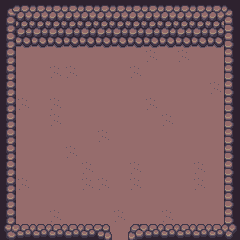

Below is a game level as drawn by its tile map, then a one-line description and the .tmx file that defines it, in full:
An orthogonal 15x15 tile map with 16x16 px tiles, 2 tile layers (Walk, NotWalk) and 11 objects (9x ObjInteract, Player, Transition).

<map version="1.10" tiledversion="1.10.2" orientation="orthogonal" renderorder="right-down" width="15" height="15" tilewidth="16" tileheight="16" infinite="0" nextlayerid="4" nextobjectid="20">
 <tileset firstgid="1" source="../../tileset/Tileset completo.tsx" />
 <layer id="1" name="Walk" width="15" height="15">
  <data encoding="csv">
103,103,103,103,103,103,103,103,103,103,103,131,103,103,103,
103,103,131,131,103,103,131,103,103,103,103,103,103,103,103,
103,103,103,103,103,103,103,103,103,103,103,131,103,103,103,
103,103,103,103,103,103,103,103,103,131,103,131,103,103,103,
103,103,103,131,131,103,103,103,131,103,103,103,103,103,103,
103,103,103,103,103,103,103,103,103,103,103,103,103,131,103,
131,131,103,131,103,103,103,103,103,131,103,103,103,103,103,
103,103,103,131,103,103,103,103,103,103,131,103,103,103,103,
103,103,103,103,103,103,131,103,103,103,103,103,103,103,103,
103,103,103,103,131,103,103,103,103,103,103,103,103,103,103,
103,103,103,103,103,131,103,103,131,103,103,103,131,103,103,
103,131,103,103,103,131,131,103,131,103,103,103,131,103,103,
103,103,103,103,103,103,103,103,103,103,103,103,103,103,103,
103,103,103,131,103,103,103,131,103,103,131,103,103,103,103,
103,103,103,103,103,103,103,103,103,103,103,103,103,103,103
</data>
 </layer>
 <layer id="2" name="NotWalk" width="15" height="15">
  <data encoding="csv">
269,323,323,323,323,323,323,323,323,323,323,323,323,323,270,
296,351,351,351,351,351,351,351,351,351,351,351,351,351,294,
296,379,379,379,379,379,379,379,379,379,379,379,379,379,294,
296,0,0,0,0,0,0,0,0,0,0,0,0,0,294,
296,0,0,0,0,0,0,0,0,0,0,0,0,0,294,
296,0,0,0,0,0,0,0,0,0,0,0,0,0,294,
296,0,0,0,0,0,0,0,0,0,0,0,0,0,294,
296,0,0,0,0,0,0,0,0,0,0,0,0,0,294,
296,0,0,0,0,0,0,0,0,0,0,0,0,0,294,
296,0,0,0,0,0,0,0,0,0,0,0,0,0,294,
296,0,0,0,0,0,0,0,0,0,0,0,0,0,294,
296,0,0,0,0,0,0,0,0,0,0,0,0,0,294,
296,0,0,0,0,0,0,0,0,0,0,0,0,0,294,
296,0,0,0,0,0,0,0,0,0,0,0,0,0,294,
297,267,267,267,267,267,268,0,266,267,267,267,267,267,298
</data>
 </layer>
 <objectgroup id="3" name="Obj">
  <object id="1" name="FlonkP" type="Player" x="120.666" y="218">
   <point />
  </object>
  <object id="4" name="Jarron" type="ObjInteract" x="120.667" y="155.333">
   <properties>
    <property name="loot" type="int" value="0" />
   </properties>
   <point />
  </object>
  <object id="15" name="Jarron" type="ObjInteract" x="120" y="140">
   <properties>
    <property name="loot" type="int" value="0" />
   </properties>
   <point />
  </object>
  <object id="16" name="Jarron" type="ObjInteract" x="136" y="140">
   <properties>
    <property name="loot" type="int" value="0" />
   </properties>
   <point />
  </object>
  <object id="17" name="Jarron" type="ObjInteract" x="135.334" y="121.333">
   <properties>
    <property name="loot" type="int" value="0" />
   </properties>
   <point />
  </object>
  <object id="18" name="Jarron" type="ObjInteract" x="120.606" y="120.303">
   <properties>
    <property name="loot" type="int" value="0" />
   </properties>
   <point />
  </object>
  <object id="19" name="Jarron" type="ObjInteract" x="102.546" y="119.272">
   <properties>
    <property name="loot" type="int" value="0" />
   </properties>
   <point />
  </object>
  <object id="5" name="Jarron" type="ObjInteract" x="104" y="156.667">
   <properties>
    <property name="loot" type="int" value="2" />
   </properties>
   <point />
  </object>
  <object id="13" name="Jarron" type="ObjInteract" x="136" y="155.334">
   <properties>
    <property name="loot" type="int" value="2" />
   </properties>
   <point />
  </object>
  <object id="14" name="Jarron" type="ObjInteract" x="102.667" y="138.667">
   <properties>
    <property name="loot" type="int" value="2" />
   </properties>
   <point />
  </object>
  <object id="12" name="TransitionP" type="Transition" x="119.333" y="232">
   <properties>
    <property name="nextMap" value="resources/maps/niveles/nivel01/mapaN1_07.tmx" />
   </properties>
   <point />
  </object>
 </objectgroup>
</map>
